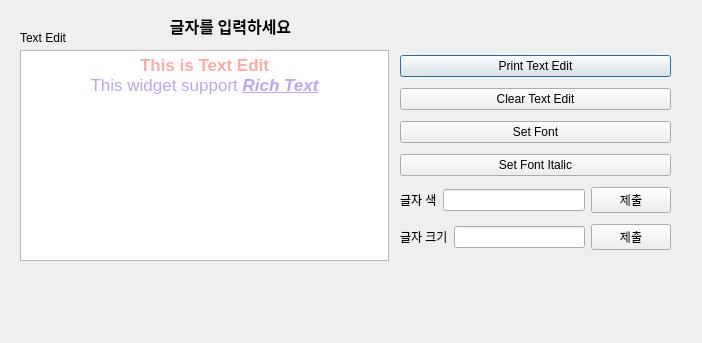
<?xml version="1.0" encoding="UTF-8"?>
<ui version="4.0">
 <class>Dialog</class>
 <widget class="QDialog" name="Dialog">
  <property name="geometry">
   <rect>
    <x>0</x>
    <y>0</y>
    <width>702</width>
    <height>343</height>
   </rect>
  </property>
  <property name="windowTitle">
   <string>Dialog</string>
  </property>
  <widget class="QLabel" name="label">
   <property name="geometry">
    <rect>
     <x>20</x>
     <y>30</y>
     <width>60</width>
     <height>16</height>
    </rect>
   </property>
   <property name="text">
    <string>Text Edit</string>
   </property>
  </widget>
  <widget class="QWidget" name="layoutWidget">
   <property name="geometry">
    <rect>
     <x>400</x>
     <y>50</y>
     <width>271</width>
     <height>207</height>
    </rect>
   </property>
   <layout class="QVBoxLayout" name="verticalLayout">
    <item>
     <widget class="QPushButton" name="btn_printTextEdit">
      <property name="text">
       <string>Print Text Edit</string>
      </property>
     </widget>
    </item>
    <item>
     <widget class="QPushButton" name="btn_clearTextEdit">
      <property name="text">
       <string>Clear Text Edit</string>
      </property>
     </widget>
    </item>
    <item>
     <widget class="QPushButton" name="btn_setFont">
      <property name="text">
       <string>Set Font</string>
      </property>
     </widget>
    </item>
    <item>
     <widget class="QPushButton" name="btn_setFontItalic">
      <property name="text">
       <string>Set Font Italic</string>
      </property>
     </widget>
    </item>
    <item>
     <layout class="QHBoxLayout" name="horizontalLayout_2">
      <item>
       <widget class="QLabel" name="label_4">
        <property name="text">
         <string>글자 색</string>
        </property>
       </widget>
      </item>
      <item>
       <widget class="QLineEdit" name="lineEdit_2"/>
      </item>
      <item>
       <widget class="QPushButton" name="pushButton">
        <property name="text">
         <string>제출</string>
        </property>
       </widget>
      </item>
     </layout>
    </item>
    <item>
     <layout class="QHBoxLayout" name="horizontalLayout">
      <item>
       <widget class="QLabel" name="label_5">
        <property name="text">
         <string>글자 크기</string>
        </property>
       </widget>
      </item>
      <item>
       <widget class="QLineEdit" name="lineEdit_3"/>
      </item>
      <item>
       <widget class="QPushButton" name="pushButton_2">
        <property name="text">
         <string>제출</string>
        </property>
       </widget>
      </item>
     </layout>
    </item>
   </layout>
  </widget>
  <widget class="QTextEdit" name="textedit_Test">
   <property name="geometry">
    <rect>
     <x>20</x>
     <y>50</y>
     <width>369</width>
     <height>211</height>
    </rect>
   </property>
   <property name="html">
    <string>&lt;!DOCTYPE HTML PUBLIC &quot;-//W3C//DTD HTML 4.0//EN&quot; &quot;http://www.w3.org/TR/REC-html40/strict.dtd&quot;&gt;
&lt;html&gt;&lt;head&gt;&lt;meta name=&quot;qrichtext&quot; content=&quot;1&quot; /&gt;&lt;style type=&quot;text/css&quot;&gt;
p, li { white-space: pre-wrap; }
&lt;/style&gt;&lt;/head&gt;&lt;body style=&quot; font-family:'Gulim'; font-size:9pt; font-weight:400; font-style:normal;&quot;&gt;
&lt;p align=&quot;center&quot; style=&quot; margin-top:0px; margin-bottom:0px; margin-left:0px; margin-right:0px; -qt-block-indent:0; text-indent:0px;&quot;&gt;&lt;span style=&quot; font-family:'.SF NS Text'; font-size:13pt; font-weight:600; color:#feaba5;&quot;&gt;This is Text Edit&lt;/span&gt;&lt;/p&gt;
&lt;p align=&quot;center&quot; style=&quot; margin-top:0px; margin-bottom:0px; margin-left:0px; margin-right:0px; -qt-block-indent:0; text-indent:0px;&quot;&gt;&lt;span style=&quot; font-family:'.SF NS Text'; font-size:13pt; color:#baa4ff;&quot;&gt;This widget support &lt;/span&gt;&lt;span style=&quot; font-family:'.SF NS Text'; font-size:13pt; font-weight:600; font-style:italic; text-decoration: underline; color:#baa4ff;&quot;&gt;Rich Text&lt;/span&gt;&lt;/p&gt;&lt;/body&gt;&lt;/html&gt;</string>
   </property>
  </widget>
  <widget class="QLabel" name="label_2">
   <property name="geometry">
    <rect>
     <x>150</x>
     <y>10</y>
     <width>161</width>
     <height>31</height>
    </rect>
   </property>
   <property name="font">
    <font>
     <family>Agency FB</family>
     <pointsize>12</pointsize>
     <weight>75</weight>
     <bold>true</bold>
    </font>
   </property>
   <property name="text">
    <string>글자를 입력하세요</string>
   </property>
   <property name="alignment">
    <set>Qt::AlignCenter</set>
   </property>
  </widget>
 </widget>
 <resources/>
 <connections/>
</ui>
